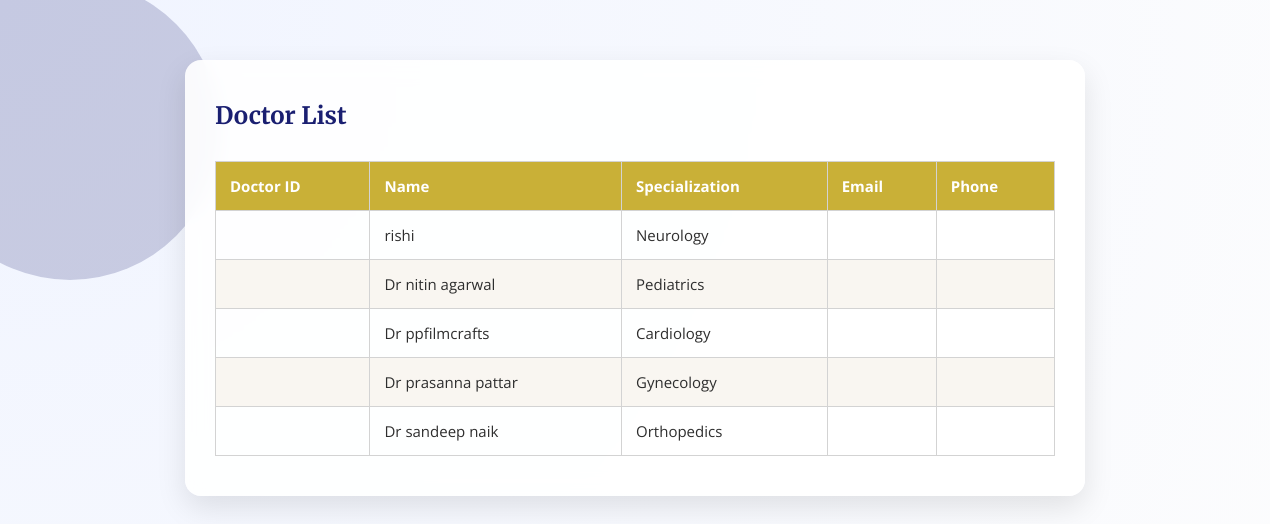
The app's page /.history/doctors/view_doctors_20250529194853.php with its own data.
### tables this page shows
CREATE TABLE `doctors` (
  `doctor_id` int(11) NOT NULL,
  `name` varchar(100) NOT NULL,
  `specialization` varchar(100) DEFAULT NULL,
  `contact_info` varchar(100) DEFAULT NULL,
  `department_id` int(11) DEFAULT NULL
);

### .history/doctors/view_doctors_20250529194853.php (the view, shortened to what this page needs)
<?php include '../includes/db.php'; ?>
<!DOCTYPE html>
<html>
<head>
  <link rel="stylesheet" href="../css/style.css">
</head>
<body>
<div class="container">
  <h2>Doctor List</h2>
  <table>
    <thead>
      <tr>
        <th>Doctor ID</th>
        <th>Name</th>
        <th>Specialization</th>
        <th>Email</th>
        <th>Phone</th>
      </tr>
    </thead>
    <tbody>
      <?php
      $result = $conn->query("SELECT * FROM doctors");
      while ($row = $result->fetch_assoc()) {
        echo "<tr>
                <td>{$row['d_id']}</td>
                <td>{$row['name']}</td>
                <td>{$row['specialization']}</td>
                <td>{$row['email']}</td>
                <td>{$row['phone']}</td>
              </tr>";
      }
      ?>
    </tbody>
  </table>
</div>
</body>
</html>

### css/style.css (style rules this page uses)
* { margin: 0; padding: 0; box-sizing: border-box; }
body { background: radial-gradient(circle at top left, #f0f4ff, #fdfdfd); font-family: 'Open Sans', sans-serif; color: #2E2E2E; min-height: 100vh; position: relative; overflow-x: hidden; }
body::before, body::after { content: ''; position: absolute; border-radius: 50%; opacity: 0.2; z-index: 0; pointer-events: none; animation: float 10s ease-in-out infinite; }
body::before { width: 300px; height: 300px; background: #1A1F71; top: -80px; left: -80px; }
body::after { width: 200px; height: 200px; background: #C9B037; bottom: -60px; right: -60px; }
h1, h2, h3 { font-family: 'Merriweather', serif; color: #1A1F71; z-index: 1; position: relative; }
.container { max-width: 900px; margin: 60px auto; padding: 40px 30px; background-color: rgba(255, 255, 255, 0.9); backdrop-filter: blur(10px); border-radius: 16px; box-shadow: 0 12px 30px rgba(0,0,0,0.1); position: relative; z-index: 1; }
table { width: 100%; border-collapse: collapse; margin-top: 30px; font-size: 15px; }
th, td { padding: 14px; border: 1px solid #D3D3D3; text-align: left; }
thead { background-color: #C9B037; color: white; }
tbody tr:nth-child(even) { background-color: #F9F6F1; }

### records on screen
doctors: name "rishi", specialization "Neurology"
doctors: name "Dr nitin agarwal", specialization "Pediatrics"
doctors: name "Dr ppfilmcrafts", specialization "Cardiology"
doctors: name "Dr prasanna pattar", specialization "Gynecology"
doctors: name "Dr sandeep naik", specialization "Orthopedics"
